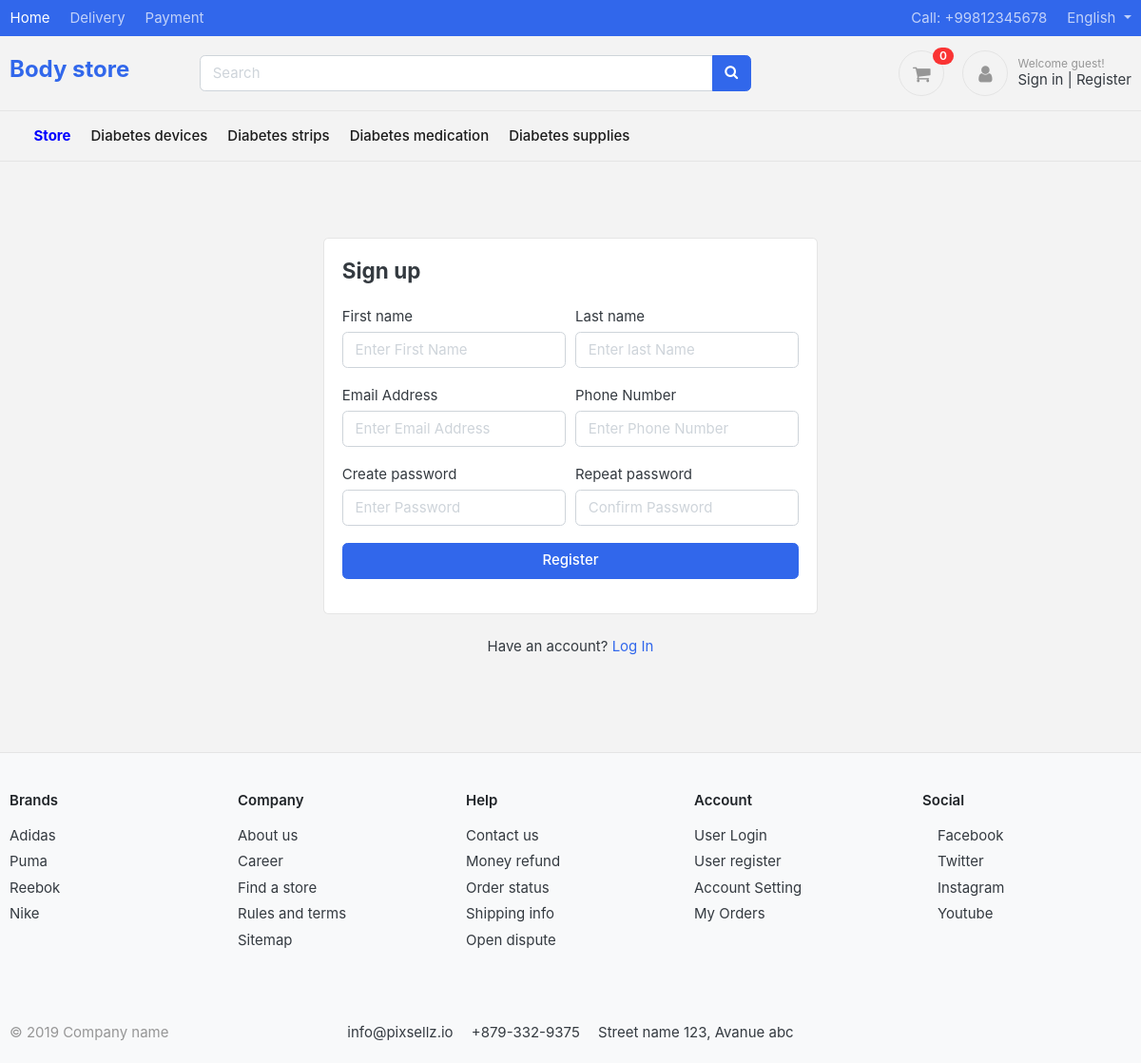
Page /accounts/register/ on the committed database.
### category/models.py (models this page shows, shortened)
class Category(models.Model):
    category_name=models.CharField(max_length=50 , unique=True)
    slug = models.SlugField(max_length=50,allow_unicode=True, unique=True)
    description = models.TextField(max_length=300 , blank=True)
    cat_image =models.ImageField (upload_to= 'photos/categories', blank=True)
    class Meta:
        verbose_name ='Category'
        verbose_name_plural ='Categories'
    def get_url(self):
            return reverse('products_by_category', args=[self.slug])

### accounts/views.py (the view)
# urls.py: path('register/', views.register, name='register'),
def register(request):
    if request.method == 'POST':
        form = RegistrationForm(request.POST)
        if form.is_valid():
            first_name = form.cleaned_data['first_name']
            last_name = form.cleaned_data['last_name']
            phone_number = form.cleaned_data['phone_number']
            email = form.cleaned_data['email']
            password = form.cleaned_data['password']
            username = email.split("@")[0]
            user = Account.objects.create_user(first_name=first_name, last_name=last_name, email=email, username=username, password=password)
            user.phone_number = phone_number
            user.save()
            profile = UserProfile()
            profile.user_id = user.id
            profile.profile_picture = 'default/default-user.png'
            profile.save()
            current_site = get_current_site(request)
            mail_subject = 'Please activate your account'
            message = render_to_string('accounts/account_verification_email.html', {
                'user': user,
                'domain': current_site,
                'uid': urlsafe_base64_encode(force_bytes(user.pk)),
                'token': default_token_generator.make_token(user),
            })
            to_email = email
            send_email = EmailMessage(mail_subject, message, to=[to_email])
            send_email.send()
            return redirect('/accounts/login/?command=verification&email='+email)
    else:
        form = RegistrationForm()
    context = {
        'form': form,
    }
    return render(request, 'accounts/register.html', context)

### accounts/forms.py (shortened to what this page needs)
class RegistrationForm(forms.ModelForm):
    password = forms.CharField(widget=forms.PasswordInput(attrs={
        'placeholder': 'Enter Password',
        'class': 'form-control',
    }))
    confirm_password = forms.CharField(widget=forms.PasswordInput(attrs={
        'placeholder': 'Confirm Password'
    }))
    class Meta:
        model = Account
        fields = ['first_name', 'last_name', 'phone_number', 'email', 'password']
    def __init__(self, *args, **kwargs):
        super(RegistrationForm, self).__init__(*args, **kwargs)
        self.fields['first_name'].widget.attrs['placeholder'] = 'Enter First Name'
        self.fields['last_name'].widget.attrs['placeholder'] = 'Enter last Name'
        self.fields['phone_number'].widget.attrs['placeholder'] = 'Enter Phone Number'
        self.fields['email'].widget.attrs['placeholder'] = 'Enter Email Address'
        for field in self.fields:
            self.fields[field].widget.attrs['class'] = 'form-control'

### brands/context_processors.py (called while the page is built)
def menu_links(request):
    link = Brand.objects.all()
    return dict(link=link)

### carts/context_processors.py (called while the page is built)
def counter(request):
    cart_count = 0
    if 'admin' in request.path:
        return {}
    else:
        try:
            cart = Cart.objects.filter(cart_id=_cart_id(request))
            if request.user.is_authenticated:
                cart_items = CartItem.objects.all().filter(user=request.user)
            else:
                cart_items = CartItem.objects.all().filter(cart=cart[:1])
            for cart_item in cart_items:
                cart_count += cart_item.quantity
        except Cart.DoesNotExist:
            cart_count = 0
    return dict(cart_count=cart_count)

### carts/views.py (called while the page is built)
def _cart_id(request):
    cart = request.session.session_key
    if not cart :
       cart = request.session.create()
    return cart

### category/context_processors.py (called while the page is built)
def menu_links(request):
    links = Category.objects.all()
    return dict(links=links)

### templates/accounts/register.html (shortened to what this page needs)
{% extends 'base.html' %}
{% block content %}
<section class="section-content padding-y">
	<div class="card mx-auto" style="max-width:520px; margin-top:40px;">
      <article class="card-body">
		<header class="mb-4"><h4 class="card-title">Sign up</h4></header>
		<form action="{% url 'register' %}" method="POST">
				<div class="form-row">
					<div class="col form-group">
						<label>First name</label>
					  	{{ form.first_name }}
					</div>
					<div class="col form-group">
						<label>Last name</label>
					  	{{ form.last_name }}
					</div>
				</div>
				<div class="form-row">
					<div class="form-group col-md-6">
					  <label>Email Address</label>
					  {{form.email}}
					</div>
					<div class="form-group col-md-6">
					  <label>Phone Number</label>
					  {{form.phone_number}}
					</div>
				</div>
				<div class="form-row">
					<div class="form-group col-md-6">
						<label>Create password</label>
					    {{ form.password }}
					</div>
					<div class="form-group col-md-6">
						<label>Repeat password</label>
            {{form.confirm_password}}
					</div>
				</div>
			    <div class="form-group">
			        <button type="submit" class="btn btn-primary btn-block"> Register  </button>
			    </div>
			</form>
		</article>
    </div>
    <p class="text-center mt-4">Have an account? <a href="{% url 'login' %}">Log In</a></p>
    <br><br>
</section>
{% endblock %}

### templates/includes/navbar.html (shortened to what this page needs)
{% load static %}
<header class="section-header">
  <nav class="navbar navbar-dark navbar-expand p-0 bg-primary">
  <div class="container">
      <ul class="navbar-nav d-none d-md-flex mr-auto">
      <li class="nav-item"><a class="nav-link" href="#">Home</a></li>
      <li class="nav-item"><a class="nav-link" href="#">Delivery</a></li>
      <li class="nav-item"><a class="nav-link" href="#">Payment</a></li>
      </ul>
      <ul class="navbar-nav">
      <li  class="nav-item"><a href="#" class="nav-link"> Call: +99812345678 </a></li>
      <li class="nav-item dropdown">
         <a href="#" class="nav-link dropdown-toggle" data-toggle="dropdown"> English </a>
      </li>
    </ul>
    </div>
  </nav>
  <section class="header-main border-bottom">
    <div class="container">
  <div class="row align-items-center">
    <div class="col-lg-2 col-6">
      <a href="{% url 'home'%}" class="brand-wrap">
        <h6 style="font-size:x-large;">Body store</h6>
      </a>
    </div>
    <div class="col-lg-6 col-12 col-sm-12">
      <form action="{% url 'search' %}" class="search" method='GET'>
        <div class="input-group w-100">
            <input type="text" class="form-control" style="width:60%;" placeholder="Search" name="keyword" required>
            <div class="input-group-append">
              <button class="btn btn-primary" type="submit">
                <i class="fa fa-search"></i>
              </button>
            </div>
          </div>
      </form>
    </div>
    <div class="col-lg-4 col-sm-6 col-12">
      <div class="widgets-wrap float-lg-right">
        <div class="widget-header  mr-3">
          <a href="{% url 'cart' %}" class="widget-header pl-3 ml-3">
            <div class="icon icon-sm rounded-circle border"><i class="fa fa-shopping-cart"></i></div>
            <span class="badge badge-pill badge-danger notify">{{cart_count}}</span>
        </a>
        </div>
        <div class="widget-header icontext">
          <a href="#" class="icon icon-sm rounded-circle border"><i class="fa fa-user"></i></a>
          <div class="text">
            <div>
              {% if user.id is None %}
              <div class="widget-header">
                <small class="title text-muted">Welcome guest!</small>
                <div>
                  <a href="{% url 'login' %}">Sign in</a> <span class="dark-transp"> | </span>
                  <a href="{% url 'register' %}"> Register</a>
                </div>
              </div>
              {% endif %}
            </div>
          </div>
        </div>
      </div>
    </div>
  </div>
    </div>
  </section>
  </header>
  <nav class="navbar navbar-main navbar-expand-lg navbar-light border-bottom">
    <div class="container">
      <div class="collapse navbar-collapse" id="main_nav">
        <ul class="navbar-nav">
          <li class="nav-item">
            <a href="{% url 'store'%}"  style="color:blue;font-weight: bold;" class="nav-link" >Store</a>
          </li>
          {% for category in links %}
          <li class="nav-item">
            <a class="nav-link" href="{{ category.get_url }}">{{ category.category_name }}</a>
          </li>
           {% endfor %}
        </ul>
      </div>
    </div>
  </nav>

### greatKart/static/assets/css/ui.css (style rules this page uses)
html { font-family: "Inter", sans-serif; font-size: 15px; }
.icon-xs, .icon-sm, .icon-md, .icon-lg { display: inline-block; text-align: center; flex-shrink: 0; flex-grow: 0; }
.icon-sm { width: 48px; height: 48px; line-height: 48px !important; font-size: 20px; }
.padding-y { padding-top: 40px; padding-bottom: 40px; }
article:after, .form-group:after { display: block; clear: both; content: ""; }
.header-main { position: relative; padding-top: 1rem; padding-bottom: 1rem; }
.navbar-main .nav-link { font-weight: 500; color: #1c1c1c; }
.widget-header { display: inline-block; vertical-align: middle; position: relative; }
.widget-header a { color: #343a40; }
.widget-header i { color: #969696; }
.widget-header .title { display: block; }
.widget-header .notify { position: absolute; top: -3px; right: -10px; }
.icontext { display: inline-flex; align-items: center; vertical-align: middle; }
.icontext .text { width: 100%; line-height: 1.2; }
.icontext .icon { position: relative; margin-right: 10px; flex-shrink: 0; flex-grow: 0; }
.icontext .title { display: block; margin-bottom: 0; }
.notify { position: absolute; top: -4px; right: -10px; display: inline-block; padding: 0.25em 0.6em; font-size: 12px; line-height: 1; text-align: center; border-radius: 3rem; color: #fff; background-color: #fa3434; }

### rows in the picture
Category: category_name "Diabetes devices"
Category: category_name "Diabetes strips"
Category: category_name "Diabetes medication"
Category: category_name "Diabetes supplies"

### other values in the picture
{{ cart_count }} "0"
